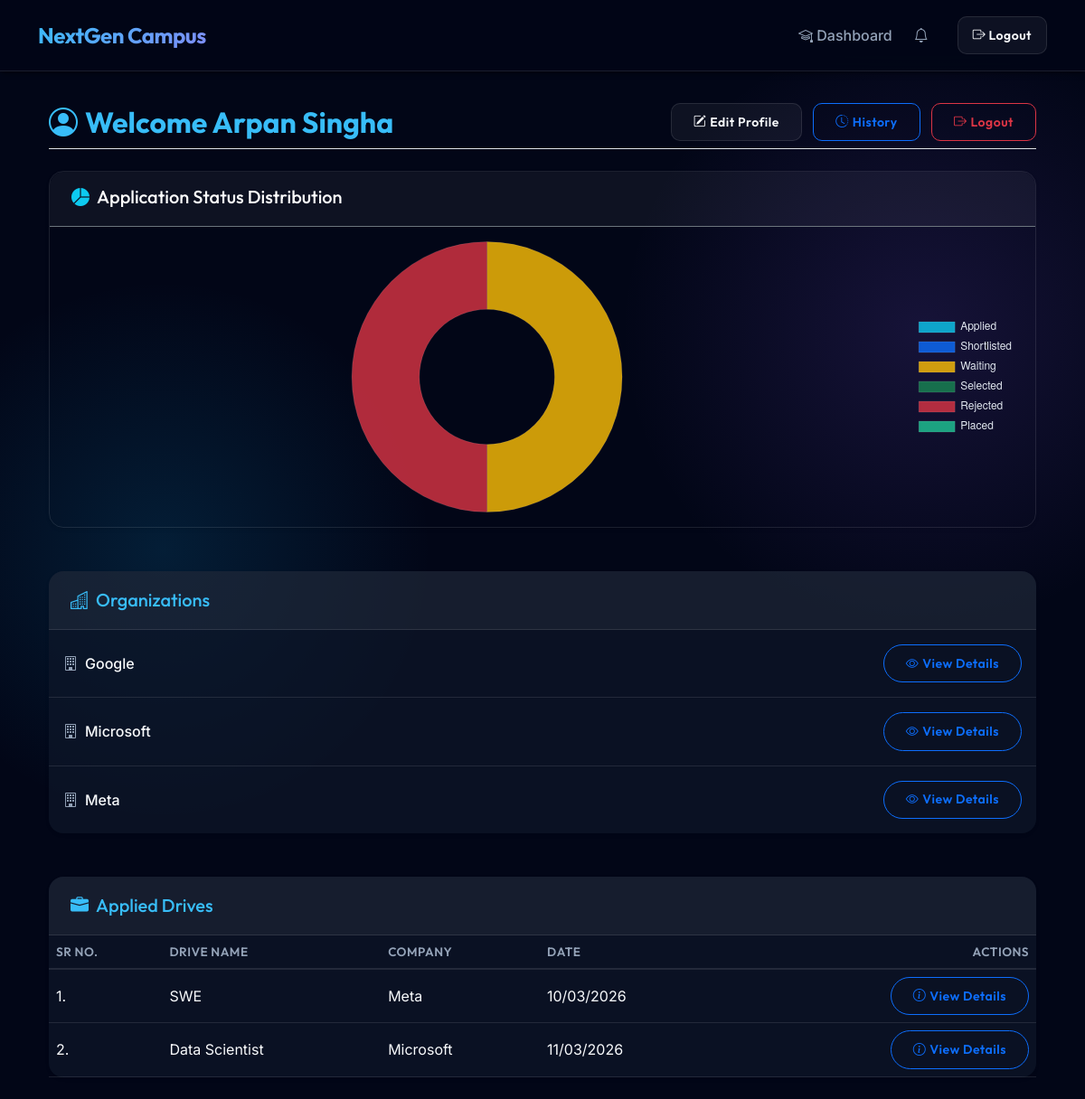
/student (signed in), run on the app's committed database.
### models.py (models this page shows)
class StudentProfile(db.Model):
    __tablename__ = 'student_profiles'
    id = db.Column(db.Integer, primary_key=True)
    user_id = db.Column(db.Integer, db.ForeignKey('users.id'), nullable=False, unique=True)
    student_roll_id = db.Column(db.String(50), nullable=False, unique=True)
    name = db.Column(db.String(100), nullable=False)
    contact = db.Column(db.String(50), nullable=False)
    resume_filename = db.Column(db.String(200), nullable=True) # filename storing code here in this line.........
    education = db.Column(db.Text, nullable=True)
    skills = db.Column(db.Text, nullable=True)
    user = db.relationship('User', back_populates='student_profile')
    applications = db.relationship('Application', back_populates='student', cascade="all, delete-orphan")

class CompanyProfile(db.Model):
    __tablename__ = 'company_profiles'
    id = db.Column(db.Integer, primary_key=True)
    user_id = db.Column(db.Integer, db.ForeignKey('users.id'), nullable=False, unique=True)
    company_name = db.Column(db.String(100), nullable=False)
    industry = db.Column(db.String(100), nullable=True)
    hr_contact = db.Column(db.String(100), nullable=False)
    website = db.Column(db.String(150), nullable=True)
    approval_status = db.Column(db.String(20), default='pending') # pending, approved, rejected
    user = db.relationship('User', back_populates='company_profile')
    drives = db.relationship('PlacementDrive', back_populates='company', cascade="all, delete-orphan")

class Application(db.Model):
    __tablename__ = 'applications'
    id = db.Column(db.Integer, primary_key=True)
    student_id = db.Column(db.Integer, db.ForeignKey('student_profiles.id'), nullable=False)
    drive_id = db.Column(db.Integer, db.ForeignKey('placement_drives.id'), nullable=False)
    application_date = db.Column(db.DateTime, default=datetime.now)
    status = db.Column(db.String(20), default='applied') # applied, shortlisted, selected, rejected
    student = db.relationship('StudentProfile', back_populates='applications')
    drive = db.relationship('PlacementDrive', back_populates='applications')
    placement = db.relationship('Placement', back_populates='application', uselist=False, cascade="all, delete-orphan")

class PlacementDrive(db.Model):
    __tablename__ = 'placement_drives'
    id = db.Column(db.Integer, primary_key=True)
    company_id = db.Column(db.Integer, db.ForeignKey('company_profiles.id'), nullable=False)
    job_title = db.Column(db.String(150), nullable=False)
    job_description = db.Column(db.Text, nullable=False)
    eligibility_criteria = db.Column(db.Text, nullable=False)
    required_skills = db.Column(db.String(255), nullable=True)
    experience = db.Column(db.String(100), nullable=True)
    salary_range = db.Column(db.String(100), nullable=True)
    application_deadline = db.Column(db.Date, nullable=False)
    is_active = db.Column(db.Boolean, default=True)
    status = db.Column(db.String(20), default='pending') # pending, approved, rejected, closed
    company = db.relationship('CompanyProfile', back_populates='drives')
    applications = db.relationship('Application', back_populates='drive', cascade="all, delete-orphan")

### app.py (the view)
@app.route('/student')
@login_required
def student_dashboard():
    if current_user.role != 'student': return redirect(url_for('index'))
    companies = CompanyProfile.query.join(User).filter(
        User.is_active == True,
        CompanyProfile.approval_status == 'approved'
    ).all()
    applications = current_user.student_profile.applications
    return render_template('student/dashboard.html', companies=companies, applications=applications)

### app.py (called while the page is built)
@login_manager.user_loader
def load_user(user_id):
    return User.query.get(int(user_id))

### templates/student/dashboard.html (shortened to what this page needs)
{% extends "base.html" %}
{% block content %}
<div class="container mt-4">
    <div class="d-flex justify-content-between align-items-center mb-4 pb-2 border-bottom">
        <h2 class="mb-0 fw-bold text-primary"><i class="bi bi-person-circle me-2"></i>Welcome {{ current_user.student_profile.name }}</h2>
        <div>
            <a href="{{ url_for('student_profile') }}" class="btn btn-sm btn-outline-secondary me-2"><i class="bi bi-pencil-square me-1"></i>Edit Profile</a>
            <a href="{{ url_for('student_applications') }}" class="btn btn-sm btn-outline-primary me-2"><i class="bi bi-clock-history me-1"></i>History</a>
            <a href="{{ url_for('logout') }}" class="btn btn-sm btn-outline-danger"><i class="bi bi-box-arrow-right me-1"></i>Logout</a>
        </div>
    </div>
    <div class="row mb-5">
        <div class="col-12">
            <div class="card shadow-sm border-0 bg-transparent" style="backdrop-filter: blur(16px); border: 1px solid var(--glass-border) !important;">
                <div class="card-header border-bottom border-secondary bg-transparent pt-3">
                    <h5 class="mb-0 text-white"><i class="bi bi-pie-chart-fill me-2 text-info"></i>Application Status Distribution</h5>
                </div>
                <div class="card-body">
                    {% set status_counts = {'applied': 0, 'shortlisted': 0, 'waiting': 0, 'selected': 0, 'rejected': 0, 'placed': 0} %}
                    {% for app in applications %}
                        {% if app.status in status_counts %}
                            {% set _ = status_counts.update({app.status: status_counts[app.status] + 1}) %}
                        {% endif %}
                    {% endfor %}
                    <div style="height: 300px; display: flex; justify-content: center;">
                        <canvas id="studentChart"></canvas>
                    </div>
                </div>
            </div>
        </div>
    </div>
    <div class="card mb-5 shadow-sm border-0">
        <div class="card-header bg-transparent">
            <h5 class="mb-0 text-primary"><i class="bi bi-buildings me-2"></i>Organizations</h5>
        </div>
        <div class="list-group list-group-flush">
            {% for company in companies %}
            <div class="list-group-item d-flex justify-content-between align-items-center py-3">
                <span class="fs-6 fw-medium"><i class="bi bi-building text-muted me-2"></i>{{ company.company_name }}</span>
                <a href="{{ url_for('student_company_details', company_id=company.id) }}"
                    class="btn btn-sm btn-outline-primary rounded-pill px-4"><i class="bi bi-eye me-1"></i>View Details</a>
            </div>
            {% else %}
            <div class="list-group-item text-muted text-center py-4">No organizations currently available.</div>
            {% endfor %}
        </div>
    </div>
    <div class="card shadow-sm border-0 mb-4">
        <div class="card-header bg-transparent">
            <h5 class="mb-0 text-primary"><i class="bi bi-briefcase-fill me-2"></i>Applied Drives</h5>
        </div>
        <div class="card-body p-0">
            <div class="table-responsive">
                <table class="table table-hover align-middle mb-0">
                    <thead>
                        <tr>
                            <th>Sr No.</th>
                            <th>Drive Name</th>
                            <th>Company</th>
                            <th>Date</th>
                            <th class="text-end">Actions</th>
                        </tr>
                    </thead>
                    <tbody>
                        {% for app in applications %}
                        <tr>
                            <td>{{ loop.index }}.</td>
                            <td>{{ app.drive.job_title }}</td>
                            <td>{{ app.drive.company.company_name }}</td>
                            <td>{{ app.application_date.strftime('%d/%m/%Y') }}</td>
                            <td class="text-end">
                                <a href="{{ url_for('student_drive_details', drive_id=app.drive_id) }}"
                                    class="btn btn-sm btn-outline-primary rounded-pill px-4"><i class="bi bi-info-circle me-1"></i>View Details</a>
                            </td>
                        </tr>
                        {% else %}
                        <tr>
                            <td colspan="5" class="text-center text-muted py-4">You have not applied to any drives yet.
                            </td>
                        </tr>
                        {% endfor %}
                    </tbody>
                </table>
            </div>
        </div>
    </div>
</div>
<script>
document.addEventListener("DOMContentLoaded", function() {
    const ctx = document.getElementById('studentChart').getContext('2d');
    new Chart(ctx, {
        type: 'doughnut',
        data: {
            labels: ['Applied', 'Shortlisted', 'Waiting', 'Selected', 'Rejected', 'Placed'],
            datasets: [{
                data: [
                    {{ applications|selectattr('status', 'equalto', 'applied')|list|length }},
                    {{ applications|selectattr('status', 'equalto', 'shortlisted')|list|length }},
                    {{ applications|selectattr('status', 'equalto', 'waiting')|list|length }},
                    {{ applications|selectattr('status', 'equalto', 'selected')|list|length }},
                    {{ applications|selectattr('status', 'equalto', 'rejected')|list|length }},
                    {{ applications|selectattr('status', 'equalto', 'placed')|list|length }}
                ],
                backgroundColor: [
                    'rgba(13, 202, 240, 0.8)',  // info (applied)
                    'rgba(13, 110, 253, 0.8)',  // primary (shortlisted)
                    'rgba(255, 193, 7, 0.8)',   // warning (waiting)
                    'rgba(25, 135, 84, 0.8)',   // success (selected)
                    'rgba(220, 53, 69, 0.8)',   // danger (rejected)
                    'rgba(32, 201, 151, 0.8)'   // teal (placed)
                ],
                borderColor: 'rgba(255, 255, 255, 0.1)',
                borderWidth: 1
            }]
        },
        options: {
            responsive: true,
            maintainAspectRatio: false,
            plugins: {
                legend: {
                    position: 'right',
                    labels: { color: '#e2e8f0' }
                }
            }
        }
    });
});
</script>
{% endblock %}

### static/css/style.css (style rules this page uses)
:root { --primary-color: #0ea5e9; --primary-hover: #38bdf8; --dark-bg: #0f172a; --darker-bg: #020617; --glass-bg: rgba(15, 23, 42, 0.7); --glass-border: rgba(255, 255, 255, 0.1); --text-main: #f8fafc; --text-muted: #94a3b8; --shadow-sm: 0 4px 6px -1px rgba(0, 0, 0, 0.3), 0 2px 4px -1px rgba(0, 0, 0, 0.2); --shadow-md: 0 10px 15px -3px rgba(0, 0, 0, 0.4), 0 4px 6px -2px rgba(0, 0, 0, 0.3); --shadow-lg: 0 20px 25px -5px rgba(0, 0, 0, 0.5), 0 10px 10px -5px rgba(0, 0, 0, 0.4); --shadow-glow: 0 0 20px rgba(14, 165, 233, 0.3); }
body { background-color: var(--darker-bg); background-image: radial-gradient(circle at 15% 50%, rgba(14, 165, 233, 0.15), transparent 25%), radial-gradient(circle at 85% 30%, rgba(139, 92, 246, 0.15), transparent 25%); font-family: 'Inter', sans-serif; color: var(--text-main); min-height: 100vh; }
h1, h2, h3, h4, h5, h6, .navbar-brand { font-family: 'Outfit', sans-serif; }
.card { background: var(--glass-bg); backdrop-filter: blur(20px); -webkit-backdrop-filter: blur(20px); border: 1px solid var(--glass-border); border-radius: 16px; box-shadow: var(--shadow-md); transition: transform 0.3s cubic-bezier(0.4, 0, 0.2, 1), box-shadow 0.3s ease; color: var(--text-main); }
.card-header { background: rgba(255, 255, 255, 0.05) !important; border-bottom: 1px solid var(--glass-border); border-top-left-radius: 16px !important; border-top-right-radius: 16px !important; padding: 1.25rem 1.5rem; color: var(--text-main) !important; }
.text-muted { color: var(--text-muted) !important; }
.btn { border-radius: 10px; padding: 0.6rem 1.5rem; font-weight: 600; transition: all 0.3s cubic-bezier(0.4, 0, 0.2, 1); font-family: 'Outfit', sans-serif; letter-spacing: 0.5px; }
.btn-outline-dark, .btn-outline-secondary { border: 1px solid var(--glass-border); color: var(--text-main); background: rgba(255, 255, 255, 0.05); }
.table { --bs-table-bg: transparent; --bs-table-color: var(--text-main); color: var(--text-main); }
.table thead th { border-bottom: 2px solid var(--glass-border); color: var(--text-muted); font-weight: 600; font-family: 'Outfit', sans-serif; letter-spacing: 0.5px; text-transform: uppercase; font-size: 0.85rem; }
.table>tbody>tr { transition: all 0.2s ease; border-bottom: 1px solid var(--glass-border); }
.table td { vertical-align: middle; }
.text-primary { color: var(--primary-hover) !important; }
.list-group-item { background-color: transparent !important; color: var(--text-main) !important; border-color: var(--glass-border) !important; }
.list-group-item .text-muted { color: var(--text-muted) !important; }

### templates/base.html (style rules this page uses)
body { padding-top: 90px; }

### data on the page
StudentProfile: student_profile.name "Arpan Singha"
CompanyProfile: company_name "Google"
CompanyProfile: company_name "Microsoft"
CompanyProfile: company_name "Meta"
Application: drive.job_title "SWE", drive.company.company_name "Meta", application_date "10/03/2026"
Application: drive.job_title "Data Scientist", drive.company.company_name "Microsoft", application_date "11/03/2026"
